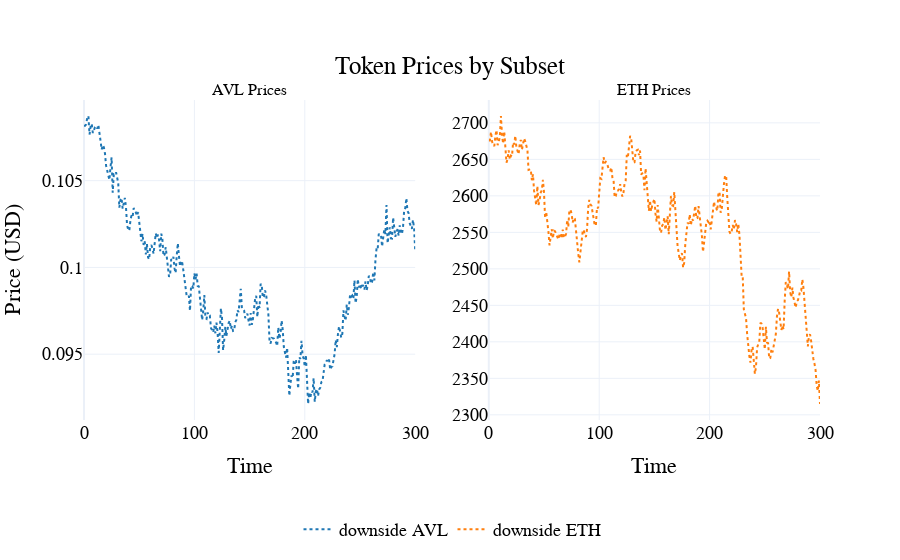

The cell this chart's notebook holds for it:
### Code cell
visualizations.plot_token_price_per_subset(
    df,
    scenario_names={
        0: "downside",
    }
)

### Figure 1 — Plotly figure (JSON) as saved in the notebook; plotly's stock layout.template omitted (floating-point values rounded to 4 significant figures; data arrays with more than 128 entries replaced by an {"elided": "..."} marker saying what was removed)
{"data": [{"line": {"color": "#1f77b4", "dash": "dot"}, "mode": "lines", "name": "downside AVL", "type": "scatter", "x": {"elided": "2101 int values"}, "xaxis": "x", "y": {"elided": "2101 float values"}, "yaxis": "y"}, {"line": {"color": "#ff7f0e", "dash": "dot"}, "mode": "lines", "name": "downside ETH", "type": "scatter", "x": {"elided": "2101 int values"}, "xaxis": "x2", "y": {"elided": "2101 float values"}, "yaxis": "y2"}], "layout": {"annotations": [{"font": {"size": 16}, "showarrow": false, "text": "AVL Prices", "x": 0.225, "xanchor": "center", "xref": "paper", "y": 1, "yanchor": "bottom", "yref": "paper"}, {"font": {"size": 16}, "showarrow": false, "text": "ETH Prices", "x": 0.775, "xanchor": "center", "xref": "paper", "y": 1, "yanchor": "bottom", "yref": "paper"}], "font": {"color": "black", "family": "Arial", "size": 18}, "hovermode": "x unified", "legend": {"font": {"color": "black", "size": 18}, "orientation": "h", "x": 0.5, "xanchor": "center", "y": -0.4, "yanchor": "bottom"}, "paper_bgcolor": "rgba(255, 255, 255, 1)", "plot_bgcolor": "rgba(255, 255, 255, 1)", "title": {"text": "Token Prices by Subset", "x": 0.5, "xanchor": "center", "y": 0.9, "yanchor": "top"}, "xaxis": {"anchor": "y", "domain": [0, 0.45], "title": {"text": "Time"}}, "xaxis2": {"anchor": "y2", "domain": [0.55, 1], "title": {"text": "Time"}}, "yaxis": {"anchor": "x", "domain": [0, 1], "title": {"text": "Price (USD)"}}, "yaxis2": {"anchor": "x2", "domain": [0, 1]}}}
